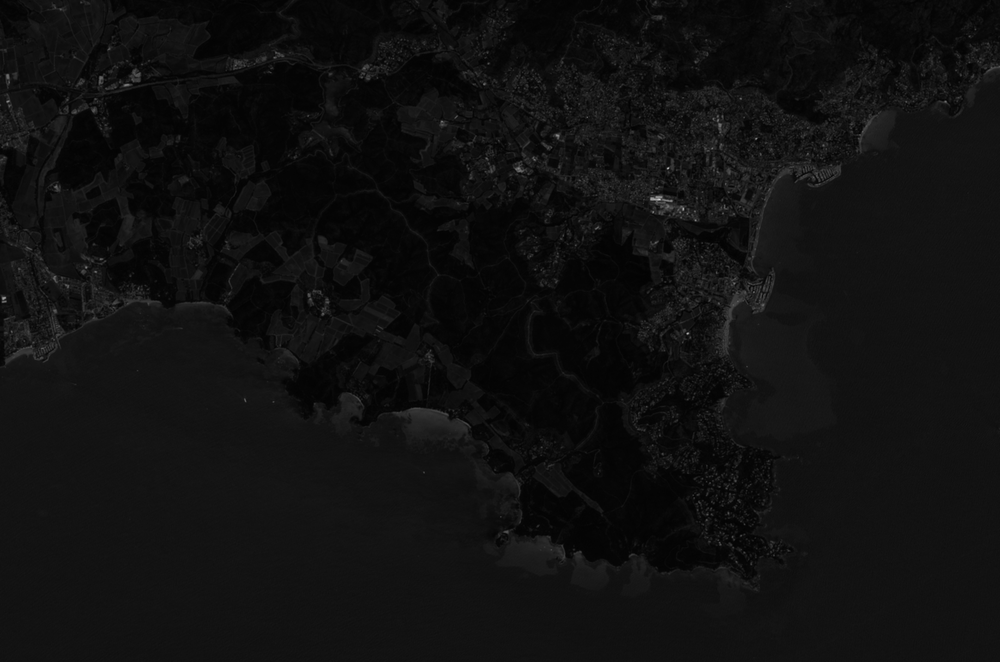
#> input picture Wild fire/2017-06-19-00_00_2017-06-19-23_59_Sentinel-2_L2A_B02_(Raw).tiff, 1000 x 662 px, shrunk from 1834 x 1215 before the run; the run also reads 4 pictures not shown here
$ python main.py
#> lines starting #> are read from the running program, lines starting #| are printed output that depends on the picture; after the words box and inside, x2 and y2 are one past the last pixel; in counts of white or black regions, pixels touching at a corner belong together
# -*- coding: utf-8 -*-
"""
Created on Mon Feb 24 11:33:35 2025

@author: maboorai279
"""

import numpy as np
import cv2
import matplotlib.pyplot as plt

# Fonction pour calculer l'histogramme d'une image en niveaux de gris
def histogramme(ima):
    h = np.zeros([256, 1])  # Initialisation de l'histogramme avec 256 niveaux de gris
    NL, NC = ima.shape  # Récupération des dimensions de l'image
    for i in range(NL):
        for j in range(NC):
            val = ima[i, j]
            h[val] += 1  # Incrémentation de l'histogramme
    return h

# Fonction de binarisation d'une image en utilisant un seuil donné
def binarisation(img_in, seuil):
    dim = img_in.shape
    img_out = np.zeros(dim)  # Initialisation de l'image binaire à 0

    for i in range(dim[0]):
        for j in range(dim[1]):
            if img_in[i, j] > seuil:  # Seuil défini pour détecter les zones brûlées
                img_out[i, j] = 1  # Mise à 1

    img_out = img_out.astype('uint8')  # Conversion en type entier (uint8)
    return img_out

# Chargement des images Sentinel-2 avant l’incendie (19/06/2017)
# Les images sont chargées en niveaux de gris (grayscale)
img_avant_b = cv2.imread("2017-06-19-00_00_2017-06-19-23_59_Sentinel-2_L2A_B02_(Raw).tiff", cv2.IMREAD_GRAYSCALE)
#> img_avant_b is the input picture: shape (662, 1000); min 1, max 212, mean 16.2
img_avant_v = cv2.imread("2017-06-19-00_00_2017-06-19-23_59_Sentinel-2_L2A_B03_(Raw).tiff", cv2.IMREAD_GRAYSCALE)
img_avant_r = cv2.imread("2017-06-19-00_00_2017-06-19-23_59_Sentinel-2_L2A_B04_(Raw).tiff", cv2.IMREAD_GRAYSCALE)
img_avant_pir = cv2.imread("2017-06-19-00_00_2017-06-19-23_59_Sentinel-2_L2A_B08_(Raw).tiff", cv2.IMREAD_GRAYSCALE)
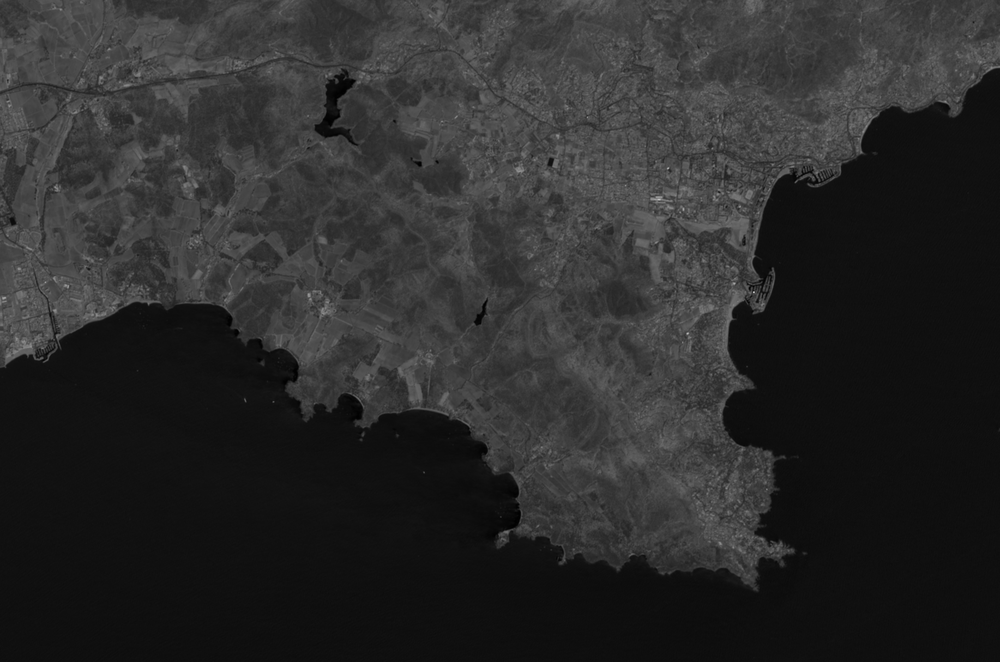
#> input picture Wild fire/2017-06-19-00_00_2017-06-19-23_59_Sentinel-2_L2A_B08_(Raw).tiff, 1000 x 662 px, shrunk from 1834 x 1215 before the run
#> img_avant_pir is the input picture: shape (662, 1000); min 0, max 195, mean 43.3

# Création d'une image avec 4 bandes spectrales
dim_avant = img_avant_r.shape
#> dim_avant = (662, 1000)
image_avant = np.zeros([dim_avant[0], dim_avant[1], 4], dtype = 'uint8')
image_avant[:, :, 0] = img_avant_b
image_avant[:, :, 1] = img_avant_v
image_avant[:, :, 2] = img_avant_r
image_avant[:, :, 3] = img_avant_pir

# Affichage de l'image en vraie couleur (RGB)
image_avant_col = image_avant[:, :, 0:3]
cv2.imshow("image avant l’incendie en vraie couleur", image_avant_col*2)
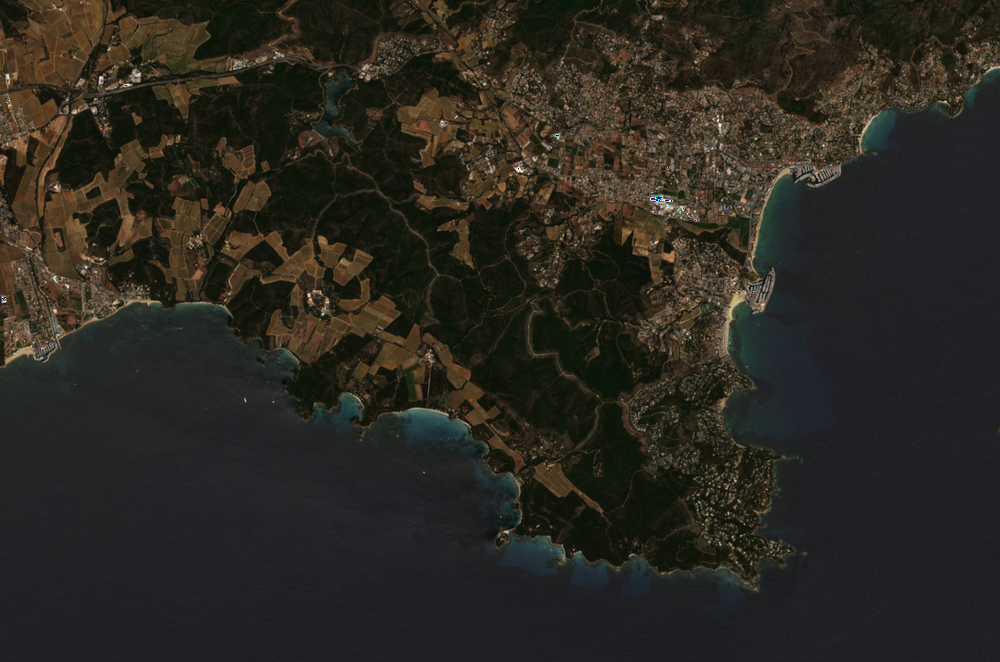
#> window 'image avant l’incendie en vrai': shape (662, 1000, 3); mean B, G, R 32.3, 39.6, 42
cv2.waitKey(0)

# Affichage de l'image en fausse couleur (PIR G B)
image_avant_col[:, :, 2] = img_avant_pir
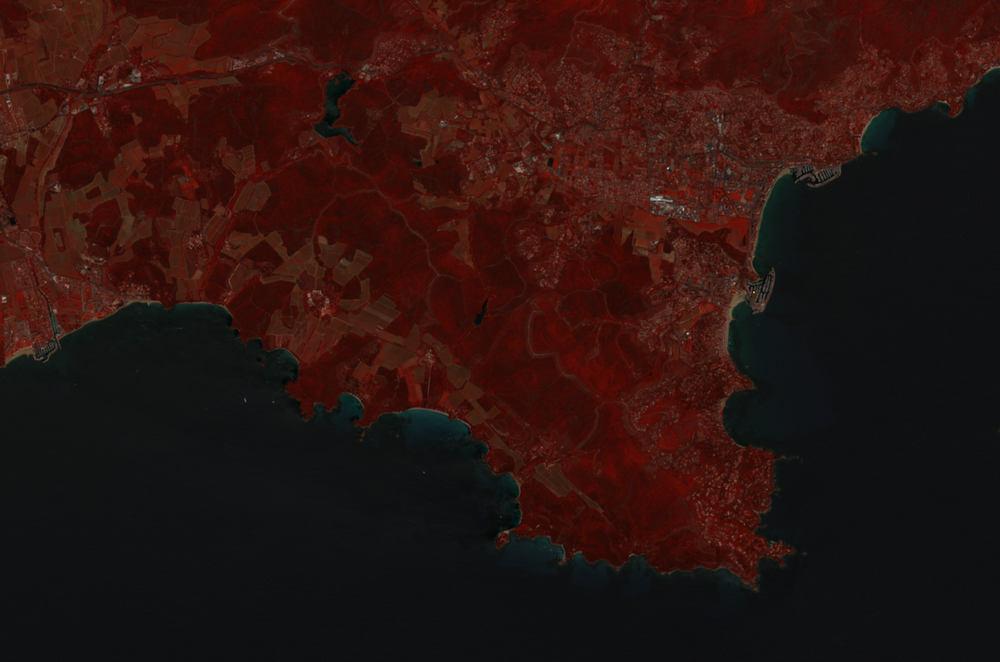
#> image_avant_col: shape (662, 1000, 3); mean of channels 0, 1, 2 16.2, 19.8, 43.3; drawn as B, G, R
cv2.imshow("image avant l’incendie en fausse couleur", image_avant_col)
cv2.waitKey(0)

# Affichage de la bande proche infrarouge en niveaux de gris
cv2.imshow("image avant l’incendie en gris", image_avant_col[:, :, 2])
cv2.waitKey(0)

# Calcule de la NDVI pour detecter les zones brûlées
img_avant_pir = img_avant_pir.astype(np.float32)
img_avant_r = img_avant_r.astype(np.float32)
ndvi_avant = (img_avant_pir - img_avant_r) / (img_avant_pir + img_avant_r)
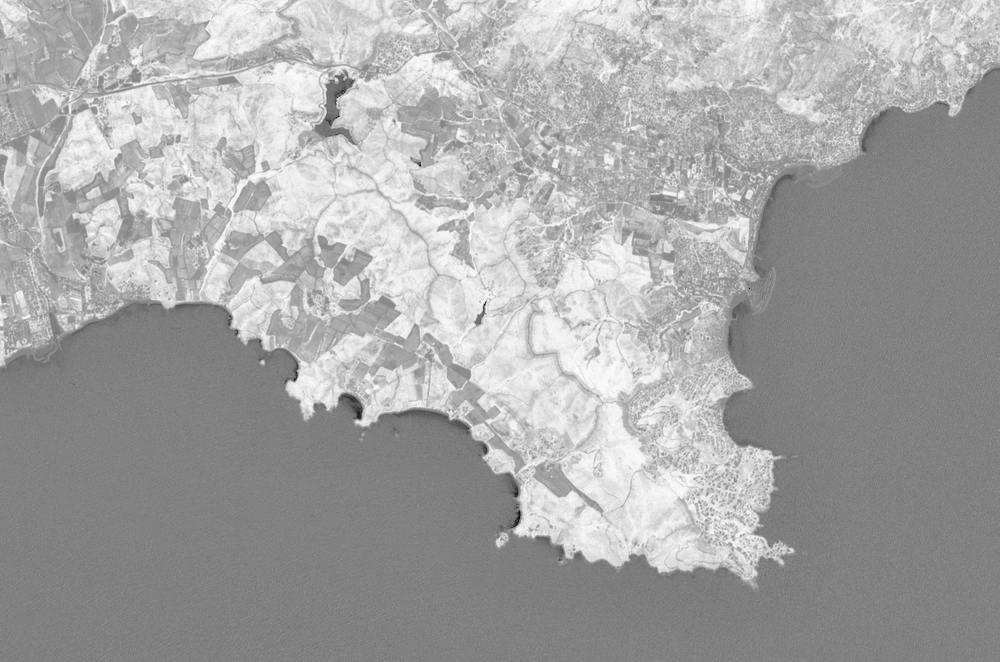
#> ndvi_avant: shape (662, 1000) float32; min -1, max 0.933, mean 0.259; drawn with min black and max white

# Normalisation du NDVI (de -1 à 1 -> de 0 à 255)
alpha = 255 / (np.max(ndvi_avant) - np.min(ndvi_avant))
#> alpha = 131.9
beta = -255 * np.min(ndvi_avant) / (np.max(ndvi_avant) - np.min(ndvi_avant))
#> beta = 131.9
ndvi_avant_norm = alpha * ndvi_avant + beta
ndvi_avant_norm = ndvi_avant_norm.astype(np.uint8)

# Application du colormap
ndvi_avant_colormap = cv2.applyColorMap(ndvi_avant_norm, cv2.COLORMAP_JET)
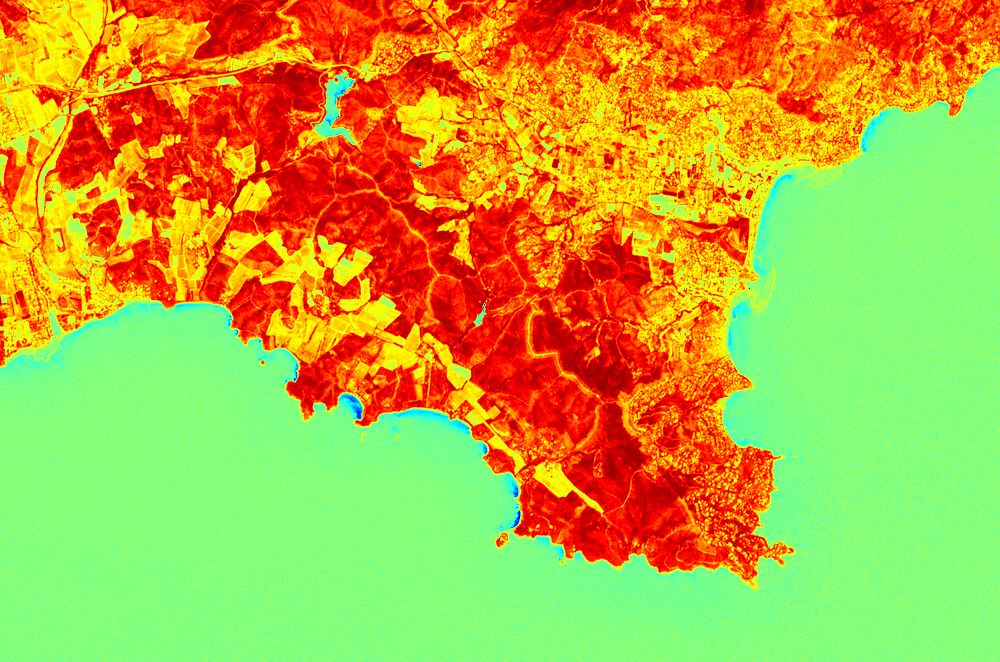
#> ndvi_avant_colormap: shape (662, 1000, 3); mean B, G, R 60.9, 174.5, 189.5

# Affichage du NDVI avec colorbar
cv2.imshow("NDVI avant l’incendie avec colormap", ndvi_avant_colormap)
cv2.waitKey(0)

# Calcul de l'histogramme du NDVI normalisé
h = histogramme(ndvi_avant_norm)
#> after the loop in histogramme, `for i in range(NL):`: h = 256 values, max 97419 at index 127, min 0 at index 1, mean 2585.9

# Affichage de l'histogramme
plt.Figure()
plt.plot(h)
plt.title('Histogramme du NDVI avant l’incendie')
plt.xlabel('Valeurs de pixels')
plt.ylabel('Fréquence')
plt.show()
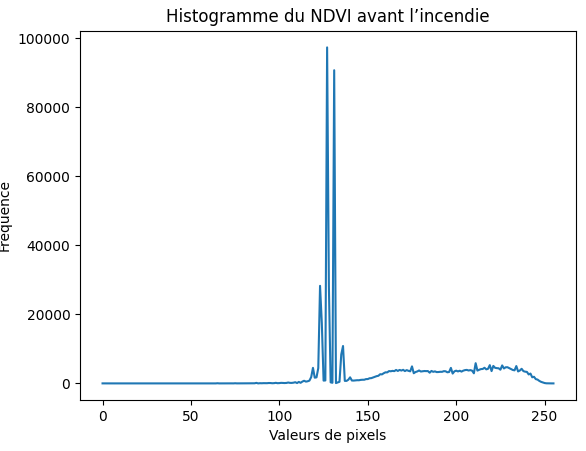
#> figure drawn by matplotlib, 1 panel; curve peaks at x = 127, y = 97419

# Application de la binarisation sur l'image avant l’incendie (seuil = 150)
ndvi_avant_bin = binarisation(ndvi_avant_norm, 160)
#> after the loop in binarisation, `for i in range(dim[0]):`:
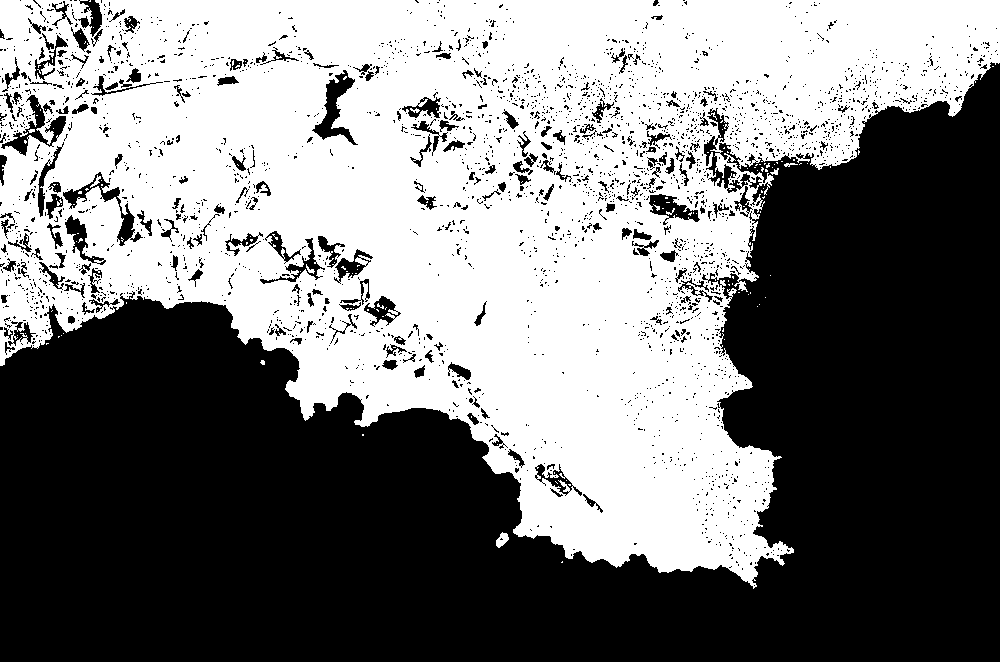
#> img_out: shape (662, 1000) float64; values 0 (black) and 1 (white), 48.2% white; 165 white regions (155 under 20 px), largest, box (x1, y1, x2, y2) and area: (0, 0, 1000, 589) 318533, (496, 532, 509, 548) 123, (90, 175, 101, 188) 45
cv2.imshow("NDVI binaire avant l'incendie", ndvi_avant_bin * 255)
cv2.waitKey(0)


# Chargement des images Sentinel-2 apres l’incendie (29/07/2017)
# Les images sont chargées en niveaux de gris (grayscale)
img_apres_b = cv2.imread("2017-07-29-00_00_2017-07-29-23_59_Sentinel-2_L2A_B02_(Raw).tiff", cv2.IMREAD_GRAYSCALE)
img_apres_v = cv2.imread("2017-07-29-00_00_2017-07-29-23_59_Sentinel-2_L2A_B03_(Raw).tiff", cv2.IMREAD_GRAYSCALE)
img_apres_r = cv2.imread("2017-07-29-00_00_2017-07-29-23_59_Sentinel-2_L2A_B04_(Raw).tiff", cv2.IMREAD_GRAYSCALE)
img_apres_pir = cv2.imread("2017-07-29-00_00_2017-07-29-23_59_Sentinel-2_L2A_B08_(Raw).tiff", cv2.IMREAD_GRAYSCALE)

# Création d'une image avec 4 bandes spectrales
#> (the run stopped early here; a loop or call above may not have finished)
